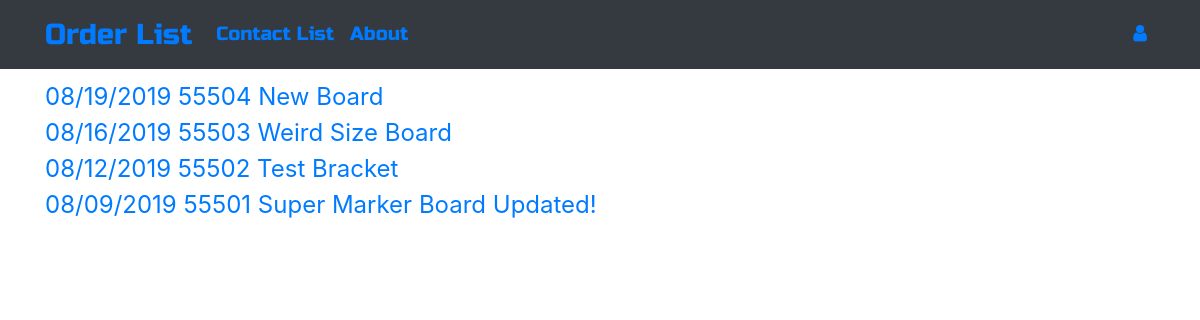
Before: / with the older database file.
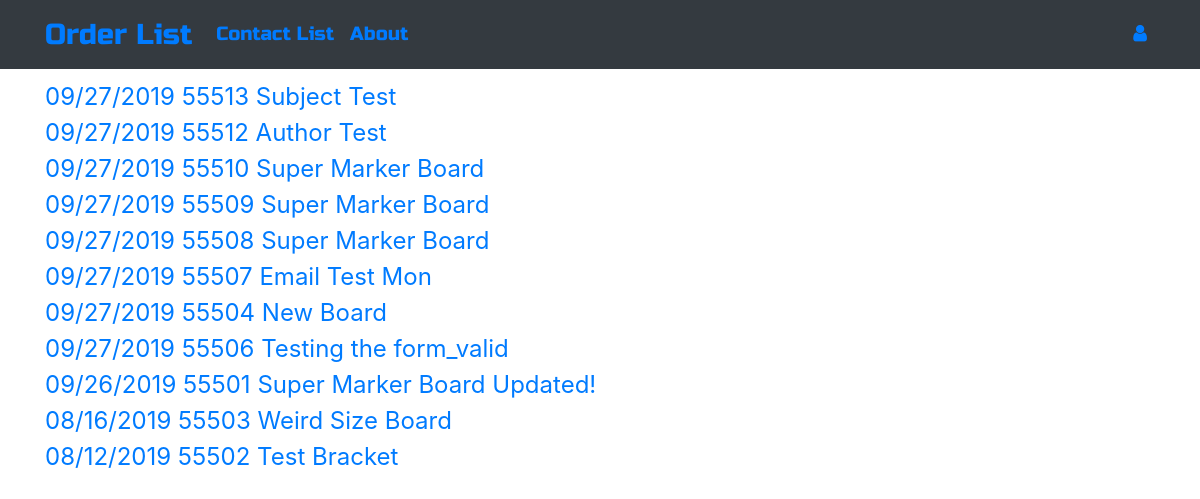
After: the same page with the newer database file.
### ordermanager/models.py (models this page shows, shortened)
class Order(models.Model):
    CUSTOMERS = (
        ("American Woodmark Corporation", "American Woodmark Corporation"),
        ("ACP", "ACP"),
        ("Jim Bishop", "Jim Bishop"),
        ("Fabritec", "Fabritec"),
        ("Hanssem", "Hanssem"),
        ("KabinArt", "KabinArt"),
        ("Legacy", "Legacy"),
        ("MasterBrand Cabinets, Inc", "MasterBrand Cabinets, Inc"),
        ("Unicor", "Unicor"),
    )
    CARRIER = (
        ("UPEXP", "UPEXP"),
        ("UPSAR", "UPSAR"),
        ("UPSBL", "UPSBL"),
        ("UPSCN", "UPSCN"),
        ("UPSGR", "UPSGR"),
        ("UPSRD", "UPSRD"),
        ("UPSRS", "UPSRS"),
        ("UPSSV", "UPSSV"),
        ("UPSWX", "UPSWX"),
        ("UPS2A", "UPS2A"),
        ("UPS3D", "UPS3D"),
        ("FX2DY", "FX2DY"),
        ("FXSTD", "FXSTD"),
        ("FXPAM", "FXPAM"),
        ("FXGRN", "FXGRN"),
        ("FXFNL", "FXFNL"),
        ("Customer Pickup", "Customer Pickup"),
    )
    REASON = (
        ("New Product", "New Product"),
        ("Not Applicable", "Not Applicable"),
        ("Unusual Size", "Unusual Size"),
        ("Unusual Profile", "Unusual Profile"),
        ("Unusual Material", "Unusual Material"),
        ("Obsolete Product", "Obsolete Product"),
        ("Non-Existing Material Specification", "Non-Existing Material Specification"),  # Order 26
        ("Customer Sample", "Customer Sample"),  # Order 26
        ("Special Assembly", "Special Assembly"),  # Order 26
        ("Special Inspection", "Special Inspection"),
        ("Special Packaging", "Special Packaging"),  # Order 26
        ("Profile Testing", "Profile Testing"),  # Order 26
        ("Process Testing", "Process Testing"),  # Order 26
    )
    TOOLING = (
        ("On Floor", "On Floor"),
        ("In Grinding Room", "In Grinding Room"),
        ("Other - See Notes", "Other - See Notes"),
    )
    author = models.ForeignKey('auth.User', on_delete=models.CASCADE)
    order_number = models.CharField(max_length=255)
    order_reason = models.CharField(max_length=50, choices=REASON)
    customer = models.CharField(max_length=50, choices=CUSTOMERS)
    product_name = models.CharField(max_length=255)
    title = models.CharField(max_length=255)
    design_code = models.CharField(max_length=255)
    carrier = models.CharField(max_length=20, choices=CARRIER)
    ship_date = models.DateField()
    process_date = models.DateField()
    sequence_numbers = models.CharField(max_length=255)
    tooling_status = models.CharField(max_length=20, choices=TOOLING)
    programming_status = models.BooleanField(default=False)
    engineering_framing_setup = models.BooleanField(default=False)
    engineering_panel_setup = models.BooleanField(default=False)
    engineering_lipping_setup = models.BooleanField(default=False)
    engineering_assembly = models.BooleanField(default=False)
    engineering_options = models.BooleanField(default=False)
    engineering_other = models.BooleanField(default=False)
    order_notes = models.TextField(blank=True, null=True)
    feedback = models.TextField(blank=True, null=True)
    date = models.DateTimeField(auto_now=True)
    def __str__(self):
        return f"{self.date.strftime('%m/%d/%Y')}  {self.order_number}  {self.product_name}"

### ordermanager/views.py (the view)
# urls.py: path('', views.OrderListView.as_view(), name='order_list'),
class OrderListView(ListView):
    model = Order
    def get_queryset(self):
        return Order.objects.filter().order_by('-date')

### ordermanager/templates/ordermanager/order_list.html
{% extends "ordermanager/base.html" %}
{% block content %}
<div class="centerstage">
    {% for order in order_list %}
        <div class="order">
            <a href="{% url 'order_detail' pk=order.pk %}">{{ order }}</a>
        </div>
    {% endfor %}
</div>
{% endblock %}

### ordermanager/templates/ordermanager/base.html (shortened to what this page needs)
<!DOCTYPE html>
{% load staticfiles %}
<html lang="en">
<head>
    <link rel="stylesheet" href="https://stackpath.bootstrapcdn.com/bootstrap/4.3.1/css/bootstrap.min.css">
    <link href="https://maxcdn.bootstrapcdn.com/font-awesome/4.7.0/css/font-awesome.min.css" rel="stylesheet">
    <link rel="stylesheet" href="{% static 'css/ordermanager.css' %}">
</head>
<body>
    <nav class="navbar navbar-expand-lg bg-dark techfont">
        <div class="container">
            <div class="navbar-nav align-items-center">
                <a class='navbar-brand bigbrand' href="{% url 'order_list' %}">Order List</a>
                <a class="nav-item nav-link" href="{% url 'contact_list' %}">Contact List</a>
                <a class="nav-item nav-link" href="{% url 'about' %}">About</a>
            </div>
            <div class="navbar-nav align-items-center ml-auto">
                {% if user.is_authenticated %}
                    <a class="nav-item nav-link" href="{% url 'order_new' %}">New Order</a>
                    <a class="nav-item nav-link" href="{% url 'contact_new' %}">New Contact</a>
                    <a class="nav-item nav-link" href="{% url 'logout' %}">Log Out</a>
                    <a class="welcome">  Welcome: {{ user.username }}</a>
                    {% else %}
                    <a class="nav-item nav-link" href="{% url 'login' %}" aria-label="Login"><span class="fa fa-user"></span></a>
                {% endif %}
            </div>
        </div>
    </nav>
    <div class="content container">
        <div class="row">
            <div class="col-md-8">
                {% block content %}
                {% endblock %}
            </div>
        </div>
    </div>
</body>
</html>

### ordermanager/static/css/ordermanager.css (style rules this page uses)
.techfont { font-family: 'Russo One', sans-serif; font-size: 1.2em; margin-bottom: 10px; }
.bigbrand { font-size: 1.5em; }
.centerstage { margin-left: auto; margin-right: auto; }
.order a { font-size: 1.5em!important; }

Changed rows visible on the page:
added Order: date+order_number+product_name "09/27/2019 55513 Subject Test"
added Order: date+order_number+product_name "09/27/2019 55512 Author Test"
added Order: date+order_number+product_name "09/27/2019 55510 Super Marker Board"
added Order: date+order_number+product_name "09/27/2019 55509 Super Marker Board"
added Order: date+order_number+product_name "09/27/2019 55508 Super Marker Board"
added Order: date+order_number+product_name "09/27/2019 55507 Email Test Mon"
changed Order: date+order_number+product_name "08/19/2019 55504 New Board" → "09/27/2019 55504 New Board"
added Order: date+order_number+product_name "09/27/2019 55506 Testing the form_valid"
changed Order: date+order_number+product_name "08/09/2019 55501 Super Marker Board Updated!" → "09/26/2019 55501 Super Marker Board Updated!"; moves up the list
